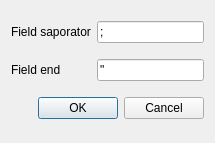
<?xml version="1.0" encoding="UTF-8"?>
<ui version="4.0">
 <class>CSVsettings</class>
 <widget class="QDialog" name="CSVsettings">
  <property name="geometry">
   <rect>
    <x>0</x>
    <y>0</y>
    <width>215</width>
    <height>143</height>
   </rect>
  </property>
  <property name="windowTitle">
   <string>Dialog</string>
  </property>
  <layout class="QGridLayout" name="gridLayout">
   <item row="0" column="0">
    <widget class="QLabel" name="label">
     <property name="text">
      <string>Field saporator</string>
     </property>
    </widget>
   </item>
   <item row="0" column="1">
    <widget class="QLineEdit" name="edt_FieldSaporator">
     <property name="text">
      <string>;</string>
     </property>
    </widget>
   </item>
   <item row="1" column="0">
    <widget class="QLabel" name="label_2">
     <property name="text">
      <string>Field end</string>
     </property>
    </widget>
   </item>
   <item row="1" column="1">
    <widget class="QLineEdit" name="edt_FieldEnd">
     <property name="text">
      <string>&quot;</string>
     </property>
    </widget>
   </item>
   <item row="2" column="0" colspan="2">
    <widget class="QDialogButtonBox" name="buttonBox">
     <property name="orientation">
      <enum>Qt::Horizontal</enum>
     </property>
     <property name="standardButtons">
      <set>QDialogButtonBox::Cancel|QDialogButtonBox::Ok</set>
     </property>
    </widget>
   </item>
  </layout>
 </widget>
 <resources/>
 <connections>
  <connection>
   <sender>buttonBox</sender>
   <signal>accepted()</signal>
   <receiver>CSVsettings</receiver>
   <slot>accept()</slot>
   <hints>
    <hint type="sourcelabel">
     <x>248</x>
     <y>254</y>
    </hint>
    <hint type="destinationlabel">
     <x>157</x>
     <y>274</y>
    </hint>
   </hints>
  </connection>
  <connection>
   <sender>buttonBox</sender>
   <signal>rejected()</signal>
   <receiver>CSVsettings</receiver>
   <slot>reject()</slot>
   <hints>
    <hint type="sourcelabel">
     <x>316</x>
     <y>260</y>
    </hint>
    <hint type="destinationlabel">
     <x>286</x>
     <y>274</y>
    </hint>
   </hints>
  </connection>
 </connections>
</ui>
